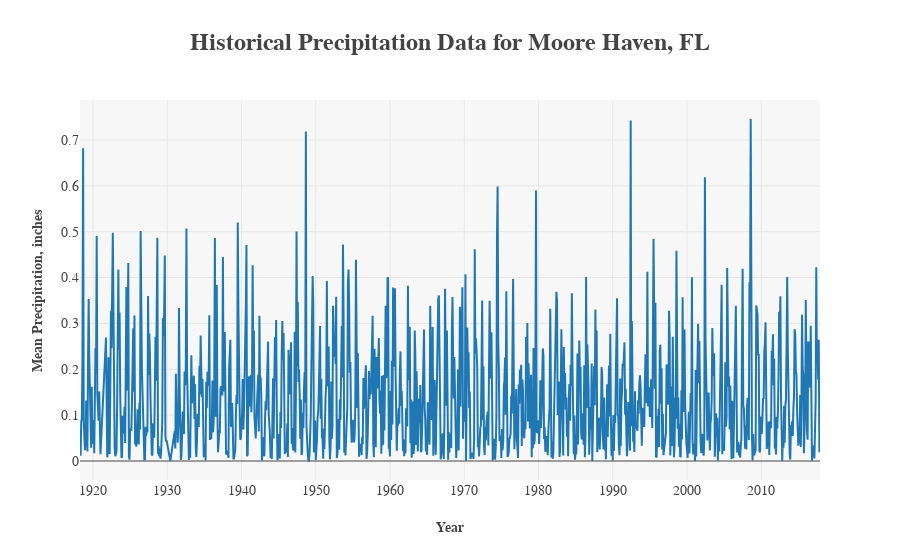

The notebook cell saved with this chart:
### Markdown cell above
## Historical Minimum Temperature for Moore Haven, FL Evaluation Notes
Looking at the above plotly interactive box plot, I noticed a few things:
1. Again, the summer months have a tighter spread from minimum to maximum than the winter months
2. Everything appears to be as expected with a temperature dataset spanning multiple decades

### Code cell
# Plot the historical weather Dataframe for Moore Haven, FL for some quick Exploratory
# Data Analysis (EDA)
# Generate an interactive plot using the plotly package
layout = go.Layout(
    plot_bgcolor="rgb(247,247,247)",
    legend=dict(font=dict(family="serif", size=12)),
    title="<b>Historical Precipitation Data for Moore Haven, FL</b>",
    titlefont=dict(family="serif", size=24),
    yaxis=dict(title="<b>Mean Precipitation, inches</b>", 
               titlefont=dict(family="serif", size=14),
               tickfont=dict(family="serif", size=14)),
    xaxis=dict(title="<b>Year</b>", titlefont=dict(family="serif", size=14), 
               tickfont=dict(family="serif", size=14))
)

trace1 = go.Scatter(
    x=df_fl_lines.index,
    y=df_fl_lines.PRCP,
    mode="lines",
    name="prcp"
)

fig = go.Figure(data=[trace1], layout=layout)
py.offline.iplot(fig)

### Figure 1 — Plotly figure (JSON) as saved in the notebook; plotly's stock layout.template omitted (floating-point values rounded to 4 significant figures; data arrays with more than 128 entries replaced by an {"elided": "..."} marker saying what was removed)
{"data": [{"mode": "lines", "name": "prcp", "type": "scatter", "x": {"elided": "1171 str values"}, "y": {"elided": "1171 float values"}}], "layout": {"legend": {"font": {"family": "serif", "size": 12}}, "plot_bgcolor": "rgb(247,247,247)", "title": "<b>Historical Precipitation Data for Moore Haven, FL</b>", "titlefont": {"family": "serif", "size": 24}, "xaxis": {"tickfont": {"family": "serif", "size": 14}, "title": "<b>Year</b>", "titlefont": {"family": "serif", "size": 14}}, "yaxis": {"tickfont": {"family": "serif", "size": 14}, "title": "<b>Mean Precipitation, inches</b>", "titlefont": {"family": "serif", "size": 14}}}}
